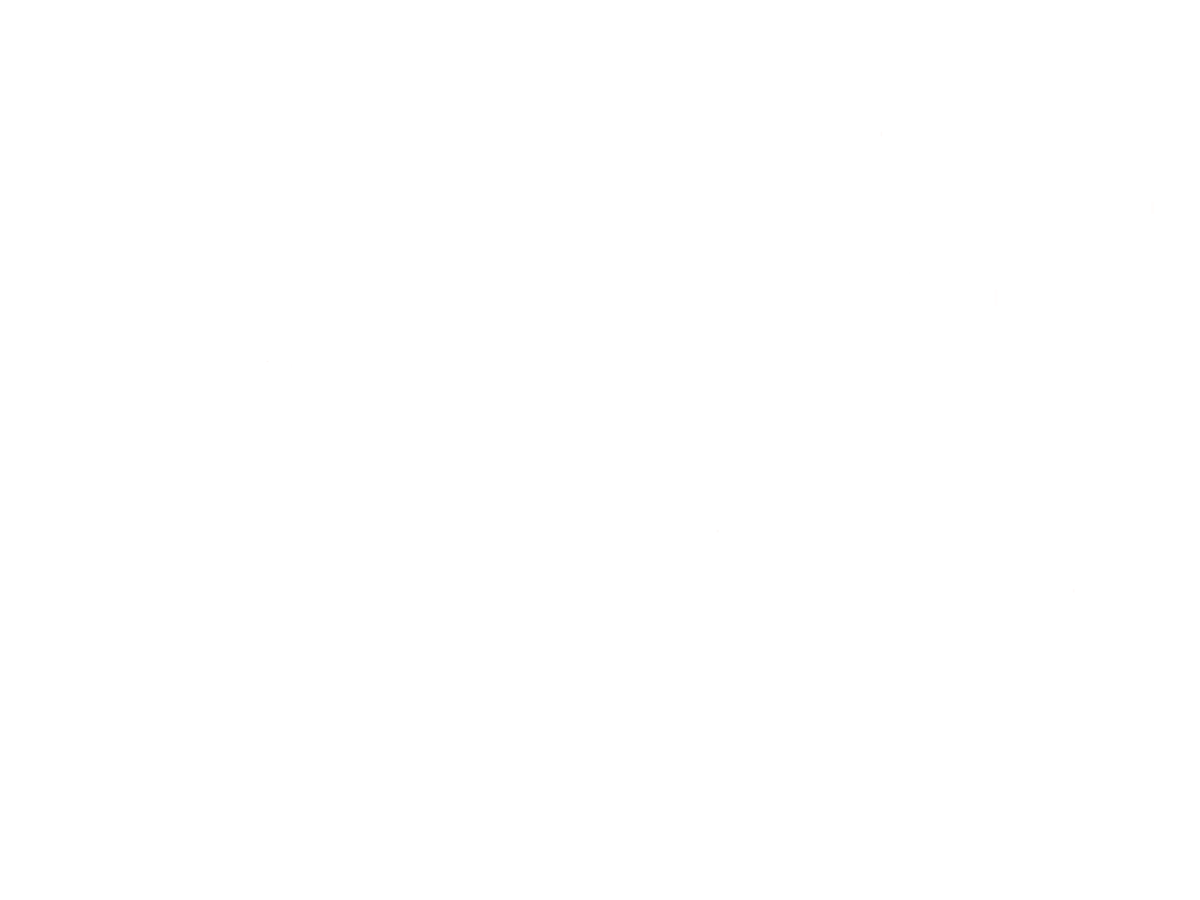
Frame 1 (no input)
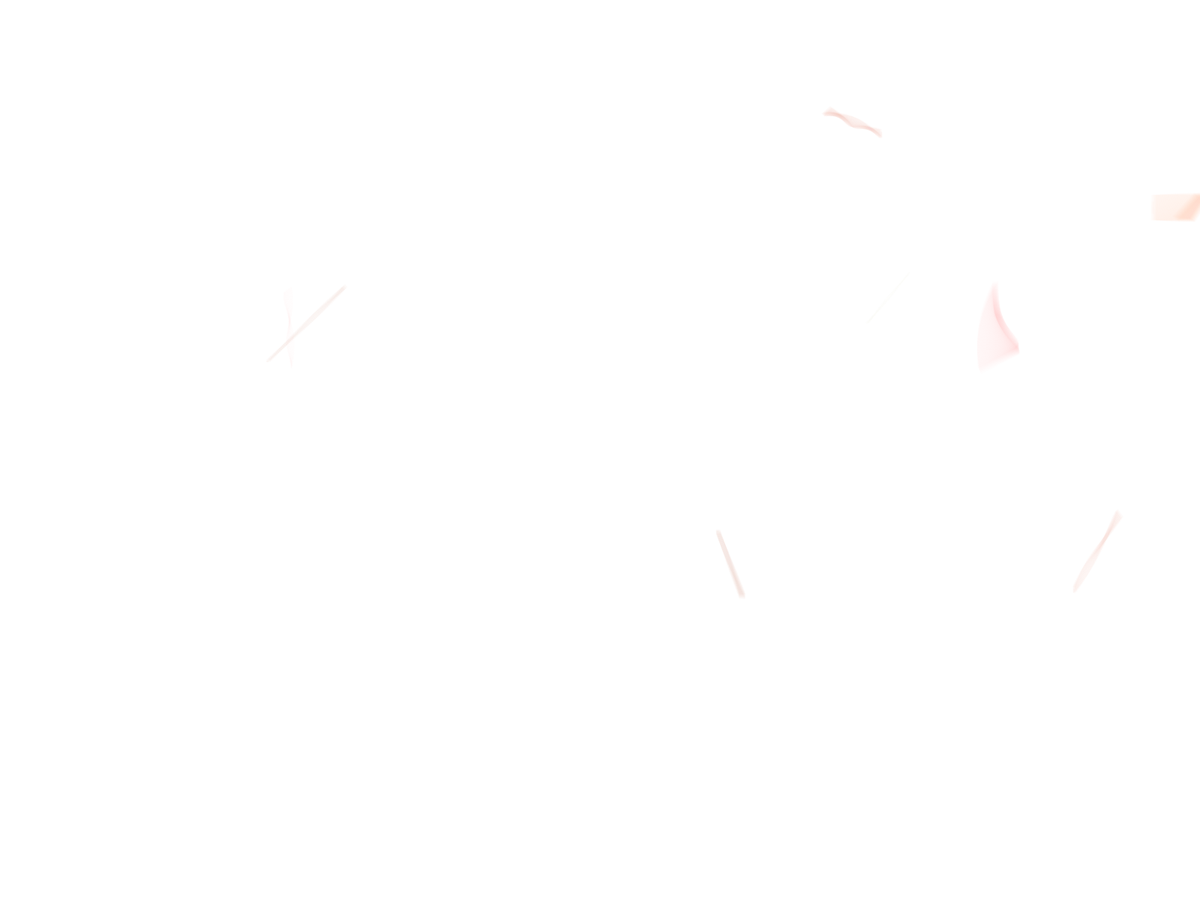
Frame 60 (the mouse pressed at the canvas centre just before this capture)
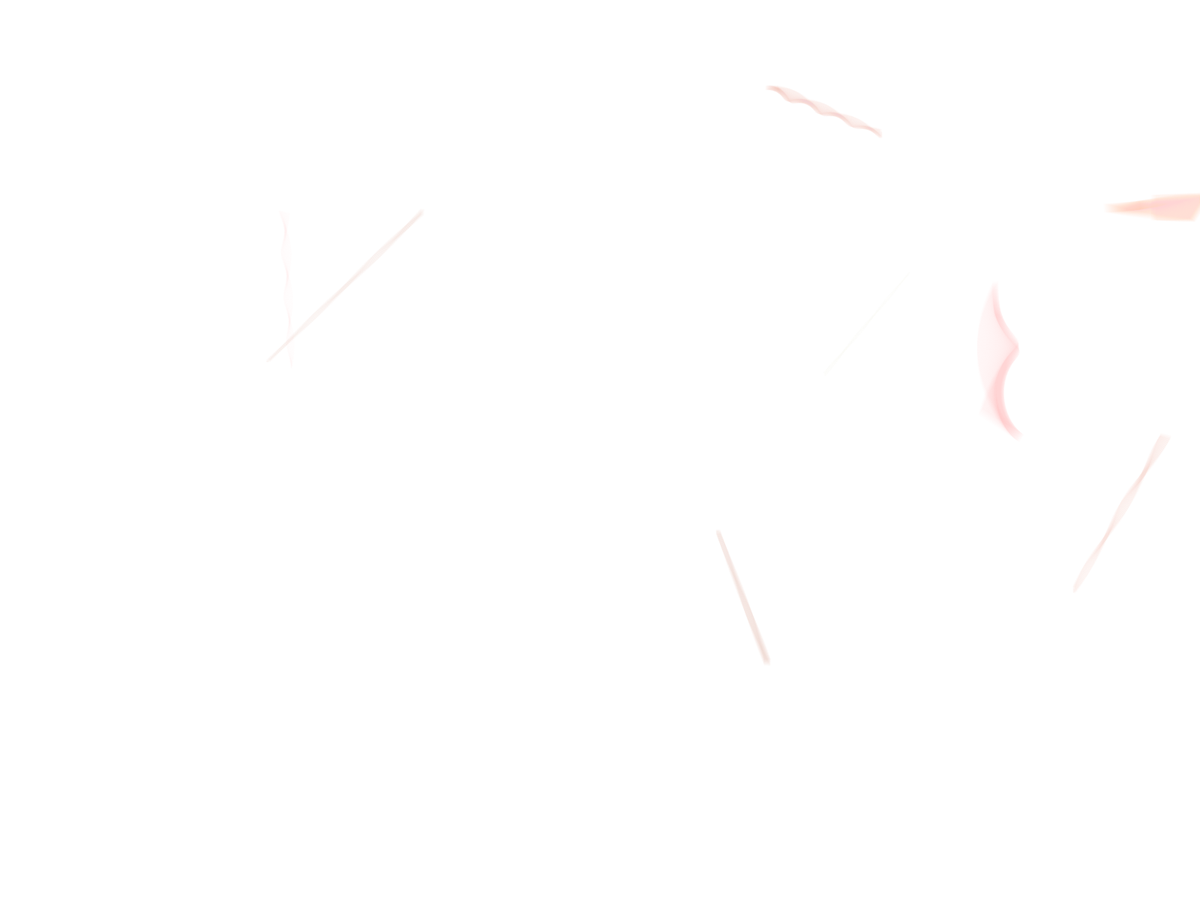
Frame 120 (the mouse held since frame 60 and released just before this capture)

The Processing sketch that drew these frames (run headless with seeded random() and noise(); from frame 60 on, the mouse is pressed at the canvas centre):

// Processing sketch: funnyArrayThing
// ── funnyArrayThing.pde
int val = 10;

Square[] squares = new Square[val];

void setup() {
  fullScreen();
  colorMode(HSB, 255);
  for (int i =0; i<squares.length; i++) {
    squares[i] = new Square(color(i, random(172, 255), random(172, 255), random(2, 10)), i);
  }
  background(0, 0, 255);
}

void draw() {
  fill(0, 0, 255, (int)random(1, 4));
  rect(-1, -1, width*2+1, height*2+1);
  for (int i = 0; i<squares.length; i++) {
    squares[i].drawSquare();
    squares[i].moveSquare();
    squares[i].checkEdges();
  }
  //println(squares.length);
}

void mouseReleased() {
  val++;
  Square sq = new Square(color(val, random(172, 255), random(172, 255), random(5, 15)), val);
  squares=(Square[])append(squares, sq);
}
// ── Square.pde
class Square {

  float xPos, yPos, xSpeed, ySpeed, rad, rot, rotSpeed, scalar, otherside;
  color myColor;

  Square(color _thisColor, int _size) {
    xPos = random(_size, width-_size);
    yPos = random(_size, height-_size);
    xSpeed = random(-2., 2.);
    ySpeed = random(-2., 2.);
    rad = _size/2;
    otherside=random(rad/6, rad*6);
    myColor = _thisColor;
    rot = 0.;
    rotSpeed = random(-.1, .1);
    scalar = 1.;
  }

  void drawSquare() {
    noStroke();
    rectMode(CENTER);
    pushMatrix();
    translate(xPos, yPos);
    scale(scalar);
    rotate(rot);
    fill(myColor);
    rect(0, 0, rad, otherside);
    popMatrix();
  }

  void moveSquare() {
    xPos+=xSpeed;
    yPos+=ySpeed;

    rot+=rotSpeed;
    float thisVal = sin(((frameCount+rad)%628)/100.0);
    scalar= map(thisVal, -1., 1., 1., 3.);
  }

  void checkEdges() {
    if (xPos >= width || xPos<= 0) {
      xSpeed *= -1;
    }
    if (yPos >= height || yPos<= 0) {
      ySpeed *= -1;
    }
  }
}
